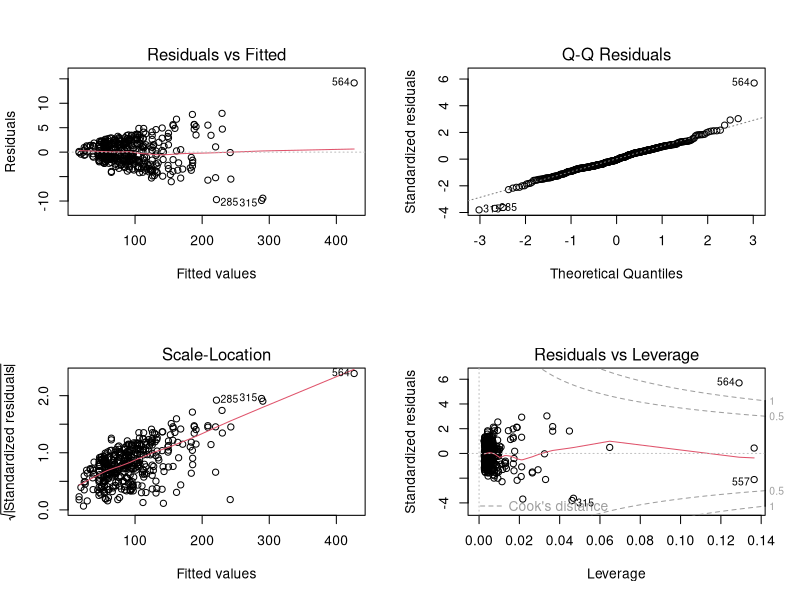
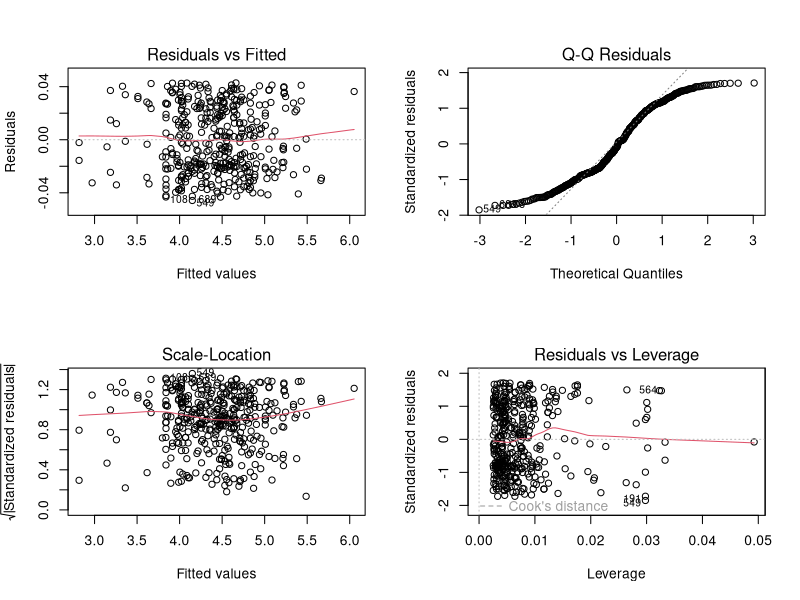
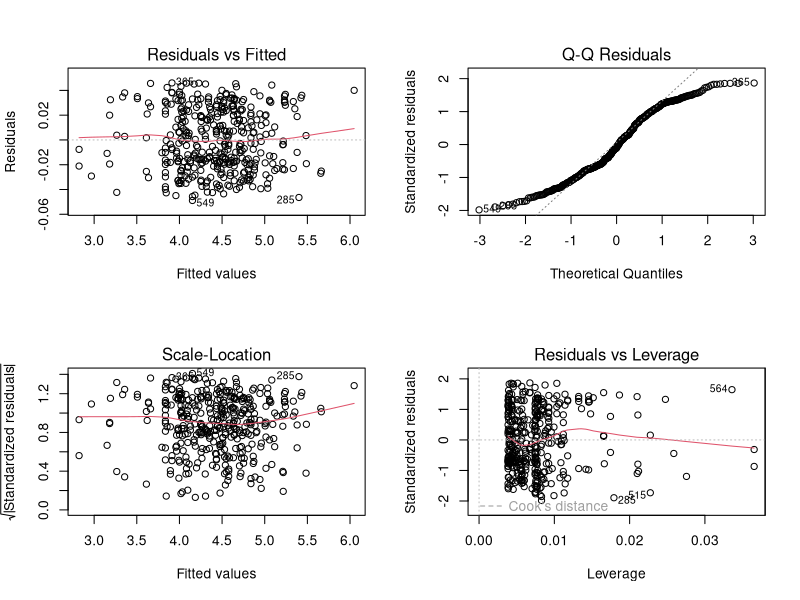

These figures' R source, in order:
## ---- chunk 1
knitr::opts_chunk$set(echo = TRUE)
## ---- chunk 2
## importing the dataset and omitting the missing values
datafile <- read.csv("WiscNursingHome.csv")
datafile <- na.omit(datafile)


datafile$ORGSTR <- as.factor(datafile$ORGSTR)
datafile$MSA <- as.factor(datafile$MSA)
## ---- chunk 3
datafile$UTILIZATION_RATE <- datafile$TPY / datafile$NUMBED
summary(datafile$UTILIZATION_RATE)

data_trunc <- datafile[datafile$UTILIZATION_RATE > 0.89 & datafile$UTILIZATION_RATE < 0.97, ]
## ---- chunk 4
summary(lm(TPY ~ NUMBED + SQRFOOT, data = data_trunc))
## ---- chunk 5
par(mfrow = c(2, 2))
plot(lm(TPY ~ NUMBED + SQRFOOT, data = data_trunc))
## ---- chunk 6
summary(lm(log(TPY) ~ log(NUMBED) + log(SQRFOOT), data = data_trunc))
## ---- chunk 7
par(mfrow = c(2, 2))
plot(lm(log(TPY) ~ log(NUMBED) + log(SQRFOOT), data = data_trunc))
## ---- chunk 8
summary(lm(log(TPY) ~ log(NUMBED) + TAXEXEMPT, data = data_trunc))
## ---- chunk 9
anova(glm(log(TPY) ~ log(NUMBED) + TAXEXEMPT, data = data_trunc, family = gaussian),
      test = "Chisq")
## ---- chunk 10
par(mfrow = c(2, 2))
plot(lm(log(TPY) ~ log(NUMBED) + TAXEXEMPT, data = data_trunc))
